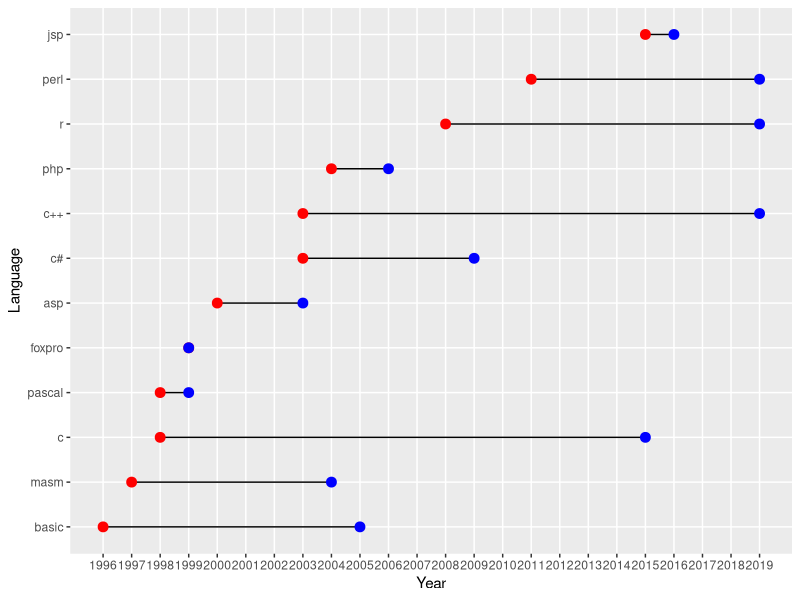

Generate this figure with R:
library(tidyverse)

a <- tribble(
  ~lang,    ~start, ~end,
  "basic",  1996,   2005,
  "masm",   1997,   2004,
  "c",      1998,   2015,
  "pascal", 1998,   1999,
  "foxpro", 1999,   1999,
  "asp",    2000,   2003,
  "c#",     2003,   2009,
  "c++",    2003,   2019,
  "php",    2004,   2006,
  "r",      2008,   2019,
  "perl",   2011,   2019,
  "jsp",    2015,   2016
)

g <- a %>%
  ggplot(aes(y = reorder(lang, start))) +
  geom_segment(aes(x = start, xend = end, yend = lang)) +
  geom_point(aes(x = start), color = "red", size = 3) +
  geom_point(aes(x = end), color = "blue", size = 3) +
  scale_x_continuous(breaks = 1996:2019, minor_breaks = FALSE) +
  labs(x = "Year", y = "Language")
g %>% ggsave(filename = "plot.png", width = 10, height = 4)
